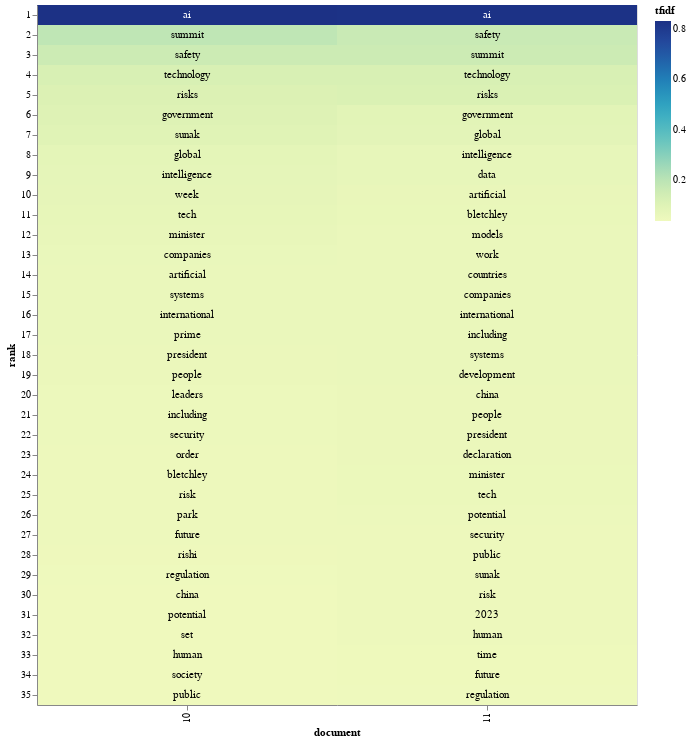

Here is the notebook cell this chart was saved with:
### Code cell
# Now you can you use your new stopwords set and see what it yields for a TF-IDF on the same corpus as before.
stopwords_path = 'Large_english_stopwords.txt'
TF_IDF_Factiva(Grouped_articles, index_column='Month', top_k=35, stop_words=stopwords_path)

### Figure 1 — Vega-Lite specification as saved in the notebook (floating-point values rounded to 4 significant figures)
{"config": {"view": {"continuousWidth": 300, "continuousHeight": 300}}, "layer": [{"mark": {"type": "rect"}, "encoding": {"color": {"field": "tfidf", "type": "quantitative"}, "x": {"field": "document", "type": "nominal"}, "y": {"field": "rank", "type": "ordinal"}}, "transform": [{"window": [{"op": "rank", "field": "", "as": "rank"}], "groupby": ["document"], "sort": [{"field": "tfidf", "order": "descending"}]}]}, {"mark": {"type": "circle", "size": 100}, "encoding": {"color": {"condition": {"test": {"field": "term", "oneOf": []}, "value": "red"}, "value": "#FFFFFF00"}, "x": {"field": "document", "type": "nominal"}, "y": {"field": "rank", "type": "ordinal"}}, "transform": [{"window": [{"op": "rank", "field": "", "as": "rank"}], "groupby": ["document"], "sort": [{"field": "tfidf", "order": "descending"}]}]}, {"mark": {"type": "text", "baseline": "middle"}, "encoding": {"color": {"condition": {"test": "(datum.tfidf >= 0.23)", "value": "white"}, "value": "black"}, "text": {"field": "term", "type": "nominal"}, "x": {"field": "document", "type": "nominal"}, "y": {"field": "rank", "type": "ordinal"}}, "transform": [{"window": [{"op": "rank", "field": "", "as": "rank"}], "groupby": ["document"], "sort": [{"field": "tfidf", "order": "descending"}]}]}], "data": {"name": "data-f3f5467c1c100918aac234d53a5ad436"}, "width": 600, "$schema": "https://vega.github.io/schema/vega-lite/v5.15.1.json", "datasets": {"data-f3f5467c1c100918aac234d53a5ad436": [{"document": "10", "term": "ai", "tfidf": 0.8309}, {"document": "10", "term": "summit", "tfidf": 0.1915}, {"document": "10", "term": "safety", "tfidf": 0.1566}, {"document": "10", "term": "technology", "tfidf": 0.1263}, {"document": "10", "term": "risks", "tfidf": 0.1144}, {"document": "10", "term": "government", "tfidf": 0.105}, {"document": "10", "term": "sunak", "tfidf": 0.09946}, {"document": "10", "term": "global", "tfidf": 0.08263}, {"document": "10", "term": "intelligence", "tfidf": 0.07608}, {"document": "10", "term": "week", "tfidf": 0.07364}, {"document": "10", "term": "tech", "tfidf": 0.07113}, {"document": "10", "term": "minister", "tfidf": 0.06569}, {"document": "10", "term": "companies", "tfidf": 0.06025}, {"document": "10", "term": "artificial", "tfidf": 0.05923}, {"document": "10", "term": "systems", "tfidf": 0.05825}, {"document": "10", "term": "international", "tfidf": 0.05722}, {"document": "10", "term": "prime", "tfidf": 0.05627}, {"document": "10", "term": "president", "tfidf": 0.05421}, {"document": "10", "term": "people", "tfidf": 0.05378}, {"document": "10", "term": "leaders", "tfidf": 0.05122}, {"document": "10", "term": "including", "tfidf": 0.04926}, {"document": "10", "term": "security", "tfidf": 0.04875}, {"document": "10", "term": "order", "tfidf": 0.04826}, {"document": "10", "term": "bletchley", "tfidf": 0.0473}, {"document": "10", "term": "risk", "tfidf": 0.04675}, {"document": "10", "term": "park", "tfidf": 0.04624}, {"document": "10", "term": "future", "tfidf": 0.04434}, {"document": "10", "term": "rishi", "tfidf": 0.04383}, {"document": "10", "term": "regulation", "tfidf": 0.04182}, {"document": "10", "term": "china", "tfidf": 0.03986}, {"document": "10", "term": "potential", "tfidf": 0.03938}, {"document": "10", "term": "human", "tfidf": 0.03881}, {"document": "10", "term": "set", "tfidf": 0.03883}, {"document": "10", "term": "society", "tfidf": 0.03881}, {"document": "10", "term": "public", "tfidf": 0.03835}, {"document": "11", "term": "ai", "tfidf": 0.8273}, {"document": "11", "term": "safety", "tfidf": 0.1665}, {"document": "11", "term": "summit", "tfidf": 0.1565}, {"document": "11", "term": "technology", "tfidf": 0.1265}, {"document": "11", "term": "risks", "tfidf": 0.1204}, {"document": "11", "term": "government", "tfidf": 0.0907}, {"document": "11", "term": "global", "tfidf": 0.08495}, {"document": "11", "term": "intelligence", "tfidf": 0.06914}, {"document": "11", "term": "data", "tfidf": 0.06837}, {"document": "11", "term": "artificial", "tfidf": 0.06361}, {"document": "11", "term": "bletchley", "tfidf": 0.06286}, {"document": "11", "term": "models", "tfidf": 0.05994}, {"document": "11", "term": "work", "tfidf": 0.05946}, {"document": "11", "term": "countries", "tfidf": 0.05909}, {"document": "11", "term": "companies", "tfidf": 0.05838}, {"document": "11", "term": "international", "tfidf": 0.05835}, {"document": "11", "term": "including", "tfidf": 0.05715}, {"document": "11", "term": "systems", "tfidf": 0.05643}, {"document": "11", "term": "development", "tfidf": 0.05628}, {"document": "11", "term": "china", "tfidf": 0.05606}, {"document": "11", "term": "people", "tfidf": 0.05533}, {"document": "11", "term": "president", "tfidf": 0.05456}, {"document": "11", "term": "declaration", "tfidf": 0.05379}, {"document": "11", "term": "minister", "tfidf": 0.0531}, {"document": "11", "term": "tech", "tfidf": 0.05299}, {"document": "11", "term": "potential", "tfidf": 0.04932}, {"document": "11", "term": "security", "tfidf": 0.04746}, {"document": "11", "term": "public", "tfidf": 0.04674}, {"document": "11", "term": "sunak", "tfidf": 0.04614}, {"document": "11", "term": "risk", "tfidf": 0.04568}, {"document": "11", "term": "2023", "tfidf": 0.04509}, {"document": "11", "term": "human", "tfidf": 0.04451}, {"document": "11", "term": "time", "tfidf": 0.04294}, {"document": "11", "term": "future", "tfidf": 0.04277}, {"document": "11", "term": "regulation", "tfidf": 0.04268}]}}
